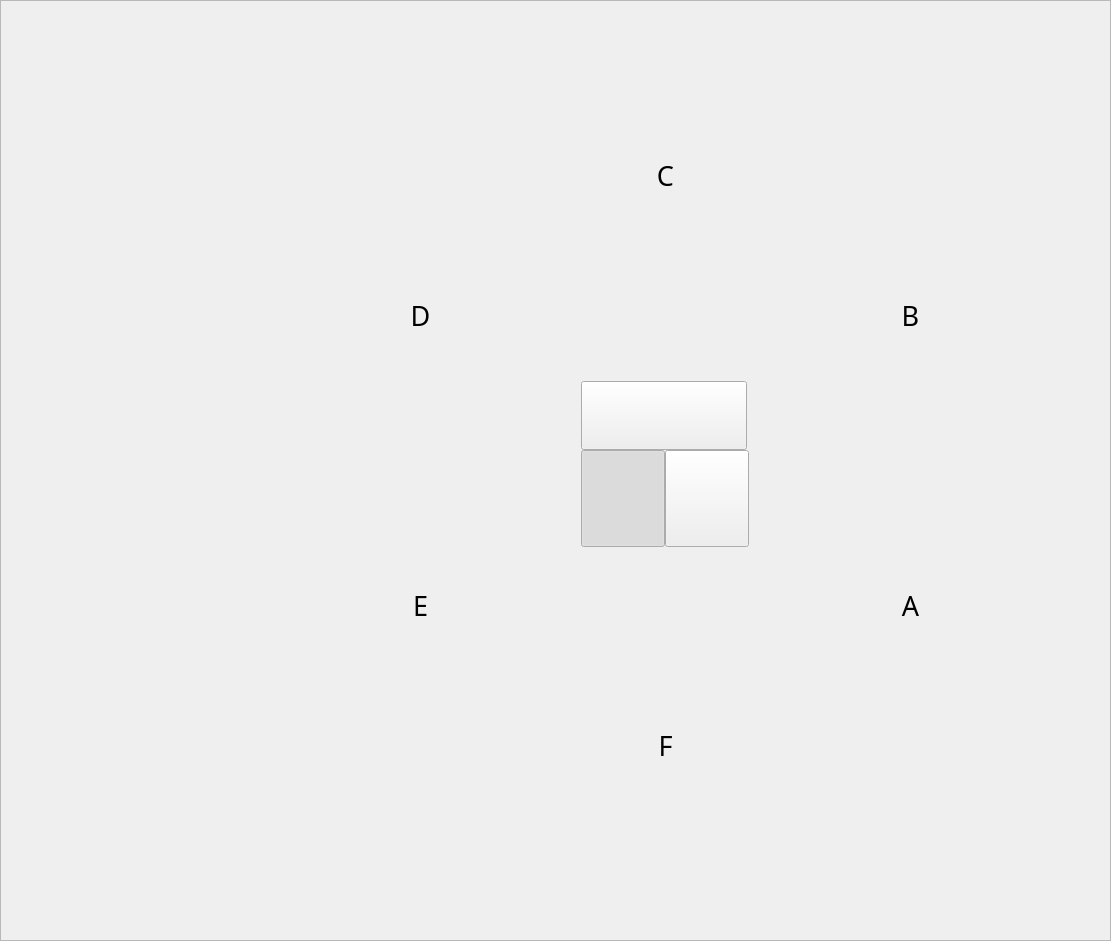
<?xml version="1.0" encoding="UTF-8"?>
<ui version="4.0">
 <class>wgtReagentPanel_6600</class>
 <widget class="QWidget" name="wgtReagentPanel_6600">
  <property name="geometry">
   <rect>
    <x>0</x>
    <y>0</y>
    <width>1111</width>
    <height>941</height>
   </rect>
  </property>
  <property name="windowTitle">
   <string>Form</string>
  </property>
  <widget class="QFrame" name="frmBg">
   <property name="geometry">
    <rect>
     <x>0</x>
     <y>0</y>
     <width>1111</width>
     <height>941</height>
    </rect>
   </property>
   <property name="styleSheet">
    <string notr="true">QFrame#frmBg{border-image: url(:/image/reagentpanel_bg_6600.png);}</string>
   </property>
   <property name="frameShape">
    <enum>QFrame::StyledPanel</enum>
   </property>
   <property name="frameShadow">
    <enum>QFrame::Raised</enum>
   </property>
   <widget class="cusReagentHole" name="B_1" native="true">
    <property name="geometry">
     <rect>
      <x>740</x>
      <y>350</y>
      <width>86</width>
      <height>86</height>
     </rect>
    </property>
   </widget>
   <widget class="cusReagentHole" name="B_2" native="true">
    <property name="geometry">
     <rect>
      <x>840</x>
      <y>350</y>
      <width>86</width>
      <height>86</height>
     </rect>
    </property>
   </widget>
   <widget class="cusReagentHole" name="B_3" native="true">
    <property name="geometry">
     <rect>
      <x>790</x>
      <y>270</y>
      <width>86</width>
      <height>86</height>
     </rect>
    </property>
   </widget>
   <widget class="cusReagentHole" name="B_4" native="true">
    <property name="geometry">
     <rect>
      <x>963</x>
      <y>373</y>
      <width>86</width>
      <height>86</height>
     </rect>
    </property>
   </widget>
   <widget class="cusReagentHole" name="SD_4" native="true">
    <property name="geometry">
     <rect>
      <x>100</x>
      <y>600</y>
      <width>86</width>
      <height>86</height>
     </rect>
    </property>
   </widget>
   <widget class="cusReagentHole" name="SD_3" native="true">
    <property name="geometry">
     <rect>
      <x>60</x>
      <y>500</y>
      <width>86</width>
      <height>86</height>
     </rect>
    </property>
   </widget>
   <widget class="cusReagentHole" name="SD_2" native="true">
    <property name="geometry">
     <rect>
      <x>60</x>
      <y>400</y>
      <width>86</width>
      <height>86</height>
     </rect>
    </property>
   </widget>
   <widget class="cusReagentHole" name="SD_1" native="true">
    <property name="geometry">
     <rect>
      <x>85</x>
      <y>300</y>
      <width>86</width>
      <height>86</height>
     </rect>
    </property>
   </widget>
   <widget class="cusReagentHole" name="C_2" native="true">
    <property name="geometry">
     <rect>
      <x>670</x>
      <y>200</y>
      <width>86</width>
      <height>86</height>
     </rect>
    </property>
   </widget>
   <widget class="cusReagentHole" name="C_3" native="true">
    <property name="geometry">
     <rect>
      <x>576</x>
      <y>200</y>
      <width>86</width>
      <height>86</height>
     </rect>
    </property>
   </widget>
   <widget class="cusReagentHole" name="B_5" native="true">
    <property name="geometry">
     <rect>
      <x>940</x>
      <y>288</y>
      <width>86</width>
      <height>86</height>
     </rect>
    </property>
   </widget>
   <widget class="cusReagentHole" name="B_6" native="true">
    <property name="geometry">
     <rect>
      <x>896</x>
      <y>213</y>
      <width>86</width>
      <height>86</height>
     </rect>
    </property>
   </widget>
   <widget class="cusReagentHole" name="C_4" native="true">
    <property name="geometry">
     <rect>
      <x>749</x>
      <y>103</y>
      <width>86</width>
      <height>86</height>
     </rect>
    </property>
   </widget>
   <widget class="cusReagentHole" name="C_5" native="true">
    <property name="geometry">
     <rect>
      <x>666</x>
      <y>78</y>
      <width>86</width>
      <height>86</height>
     </rect>
    </property>
   </widget>
   <widget class="cusReagentHole" name="C_6" native="true">
    <property name="geometry">
     <rect>
      <x>578</x>
      <y>78</y>
      <width>86</width>
      <height>86</height>
     </rect>
    </property>
   </widget>
   <widget class="cusReagentHole" name="B_7" native="true">
    <property name="geometry">
     <rect>
      <x>835</x>
      <y>152</y>
      <width>86</width>
      <height>86</height>
     </rect>
    </property>
   </widget>
   <widget class="cusReagentHole" name="A_1" native="true">
    <property name="geometry">
     <rect>
      <x>740</x>
      <y>490</y>
      <width>86</width>
      <height>86</height>
     </rect>
    </property>
   </widget>
   <widget class="cusReagentHole" name="A_2" native="true">
    <property name="geometry">
     <rect>
      <x>790</x>
      <y>570</y>
      <width>86</width>
      <height>86</height>
     </rect>
    </property>
   </widget>
   <widget class="cusReagentHole" name="C_1" native="true">
    <property name="geometry">
     <rect>
      <x>622</x>
      <y>285</y>
      <width>86</width>
      <height>86</height>
     </rect>
    </property>
   </widget>
   <widget class="cusReagentHole" name="A_3" native="true">
    <property name="geometry">
     <rect>
      <x>840</x>
      <y>490</y>
      <width>86</width>
      <height>86</height>
     </rect>
    </property>
   </widget>
   <widget class="cusReagentHole" name="A_4" native="true">
    <property name="geometry">
     <rect>
      <x>835</x>
      <y>688</y>
      <width>86</width>
      <height>86</height>
     </rect>
    </property>
   </widget>
   <widget class="cusReagentHole" name="A_5" native="true">
    <property name="geometry">
     <rect>
      <x>896</x>
      <y>627</y>
      <width>86</width>
      <height>86</height>
     </rect>
    </property>
   </widget>
   <widget class="cusReagentHole" name="A_6" native="true">
    <property name="geometry">
     <rect>
      <x>940</x>
      <y>552</y>
      <width>86</width>
      <height>86</height>
     </rect>
    </property>
   </widget>
   <widget class="cusReagentHole" name="A_7" native="true">
    <property name="geometry">
     <rect>
      <x>963</x>
      <y>467</y>
      <width>86</width>
      <height>86</height>
     </rect>
    </property>
   </widget>
   <widget class="QPushButton" name="btnDisplayKeepTime">
    <property name="geometry">
     <rect>
      <x>581</x>
      <y>381</y>
      <width>166</width>
      <height>69</height>
     </rect>
    </property>
    <property name="styleSheet">
     <string notr="true">.QPushButton{
border-image: url(:/image/rdisplay_keep_normal.png);
}
.QPushButton:checked {
border-image: url(:/image/rdisplay_keep_checked.png);
}</string>
    </property>
    <property name="text">
     <string/>
    </property>
    <property name="checkable">
     <bool>true</bool>
    </property>
    <property name="autoExclusive">
     <bool>true</bool>
    </property>
   </widget>
   <widget class="QPushButton" name="btnDisplayAmount">
    <property name="geometry">
     <rect>
      <x>581</x>
      <y>450</y>
      <width>84</width>
      <height>97</height>
     </rect>
    </property>
    <property name="styleSheet">
     <string notr="true">.QPushButton{
border-image: url(:/image/rdisplay_amount_normal.png);
}
.QPushButton:checked {
border-image: url(:/image/rdisplay_amount_checked.png);
}</string>
    </property>
    <property name="text">
     <string/>
    </property>
    <property name="checkable">
     <bool>true</bool>
    </property>
    <property name="checked">
     <bool>true</bool>
    </property>
    <property name="autoExclusive">
     <bool>true</bool>
    </property>
   </widget>
   <widget class="QPushButton" name="btnDisplayTime">
    <property name="geometry">
     <rect>
      <x>665</x>
      <y>450</y>
      <width>84</width>
      <height>97</height>
     </rect>
    </property>
    <property name="styleSheet">
     <string notr="true">.QPushButton{
border-image: url(:/image/rdisplay_time_normal.png);
}
.QPushButton:checked {
border-image: url(:/image/rdisplay_time_checked.png);
}</string>
    </property>
    <property name="text">
     <string/>
    </property>
    <property name="checkable">
     <bool>true</bool>
    </property>
    <property name="autoExclusive">
     <bool>true</bool>
    </property>
   </widget>
   <widget class="cusReagentHole" name="C_7" native="true">
    <property name="geometry">
     <rect>
      <x>493</x>
      <y>103</y>
      <width>86</width>
      <height>86</height>
     </rect>
    </property>
   </widget>
   <widget class="cusReagentHole" name="D_1" native="true">
    <property name="geometry">
     <rect>
      <x>504</x>
      <y>350</y>
      <width>86</width>
      <height>86</height>
     </rect>
    </property>
   </widget>
   <widget class="cusReagentHole" name="D_2" native="true">
    <property name="geometry">
     <rect>
      <x>454</x>
      <y>270</y>
      <width>86</width>
      <height>86</height>
     </rect>
    </property>
   </widget>
   <widget class="cusReagentHole" name="D_3" native="true">
    <property name="geometry">
     <rect>
      <x>404</x>
      <y>350</y>
      <width>86</width>
      <height>86</height>
     </rect>
    </property>
   </widget>
   <widget class="cusReagentHole" name="D_4" native="true">
    <property name="geometry">
     <rect>
      <x>409</x>
      <y>152</y>
      <width>86</width>
      <height>86</height>
     </rect>
    </property>
   </widget>
   <widget class="cusReagentHole" name="D_5" native="true">
    <property name="geometry">
     <rect>
      <x>348</x>
      <y>213</y>
      <width>86</width>
      <height>86</height>
     </rect>
    </property>
   </widget>
   <widget class="cusReagentHole" name="D_6" native="true">
    <property name="geometry">
     <rect>
      <x>304</x>
      <y>288</y>
      <width>86</width>
      <height>86</height>
     </rect>
    </property>
   </widget>
   <widget class="cusReagentHole" name="D_7" native="true">
    <property name="geometry">
     <rect>
      <x>281</x>
      <y>373</y>
      <width>86</width>
      <height>86</height>
     </rect>
    </property>
   </widget>
   <widget class="cusReagentHole" name="E_1" native="true">
    <property name="geometry">
     <rect>
      <x>504</x>
      <y>490</y>
      <width>86</width>
      <height>86</height>
     </rect>
    </property>
   </widget>
   <widget class="cusReagentHole" name="E_2" native="true">
    <property name="geometry">
     <rect>
      <x>404</x>
      <y>490</y>
      <width>86</width>
      <height>86</height>
     </rect>
    </property>
   </widget>
   <widget class="cusReagentHole" name="E_3" native="true">
    <property name="geometry">
     <rect>
      <x>454</x>
      <y>570</y>
      <width>86</width>
      <height>86</height>
     </rect>
    </property>
   </widget>
   <widget class="cusReagentHole" name="E_4" native="true">
    <property name="geometry">
     <rect>
      <x>281</x>
      <y>467</y>
      <width>86</width>
      <height>86</height>
     </rect>
    </property>
   </widget>
   <widget class="cusReagentHole" name="E_5" native="true">
    <property name="geometry">
     <rect>
      <x>304</x>
      <y>552</y>
      <width>86</width>
      <height>86</height>
     </rect>
    </property>
   </widget>
   <widget class="cusReagentHole" name="E_6" native="true">
    <property name="geometry">
     <rect>
      <x>348</x>
      <y>627</y>
      <width>86</width>
      <height>86</height>
     </rect>
    </property>
   </widget>
   <widget class="cusReagentHole" name="E_7" native="true">
    <property name="geometry">
     <rect>
      <x>409</x>
      <y>688</y>
      <width>86</width>
      <height>86</height>
     </rect>
    </property>
   </widget>
   <widget class="cusReagentHole" name="F_1" native="true">
    <property name="geometry">
     <rect>
      <x>620</x>
      <y>555</y>
      <width>86</width>
      <height>86</height>
     </rect>
    </property>
   </widget>
   <widget class="cusReagentHole" name="F_2" native="true">
    <property name="geometry">
     <rect>
      <x>576</x>
      <y>640</y>
      <width>86</width>
      <height>86</height>
     </rect>
    </property>
   </widget>
   <widget class="cusReagentHole" name="F_3" native="true">
    <property name="geometry">
     <rect>
      <x>670</x>
      <y>640</y>
      <width>86</width>
      <height>86</height>
     </rect>
    </property>
   </widget>
   <widget class="cusReagentHole" name="F_4" native="true">
    <property name="geometry">
     <rect>
      <x>493</x>
      <y>737</y>
      <width>86</width>
      <height>86</height>
     </rect>
    </property>
   </widget>
   <widget class="cusReagentHole" name="F_5" native="true">
    <property name="geometry">
     <rect>
      <x>578</x>
      <y>762</y>
      <width>86</width>
      <height>86</height>
     </rect>
    </property>
   </widget>
   <widget class="cusReagentHole" name="F_6" native="true">
    <property name="geometry">
     <rect>
      <x>666</x>
      <y>762</y>
      <width>86</width>
      <height>86</height>
     </rect>
    </property>
   </widget>
   <widget class="cusReagentHole" name="F_7" native="true">
    <property name="geometry">
     <rect>
      <x>749</x>
      <y>737</y>
      <width>86</width>
      <height>86</height>
     </rect>
    </property>
   </widget>
   <widget class="QLabel" name="label">
    <property name="geometry">
     <rect>
      <x>890</x>
      <y>590</y>
      <width>41</width>
      <height>31</height>
     </rect>
    </property>
    <property name="font">
     <font>
      <family>黑体</family>
      <pointsize>20</pointsize>
     </font>
    </property>
    <property name="text">
     <string>A</string>
    </property>
    <property name="alignment">
     <set>Qt::AlignCenter</set>
    </property>
   </widget>
   <widget class="QLabel" name="label_2">
    <property name="geometry">
     <rect>
      <x>890</x>
      <y>300</y>
      <width>41</width>
      <height>31</height>
     </rect>
    </property>
    <property name="font">
     <font>
      <family>黑体</family>
      <pointsize>20</pointsize>
     </font>
    </property>
    <property name="text">
     <string>B</string>
    </property>
    <property name="alignment">
     <set>Qt::AlignCenter</set>
    </property>
   </widget>
   <widget class="QLabel" name="label_3">
    <property name="geometry">
     <rect>
      <x>645</x>
      <y>160</y>
      <width>41</width>
      <height>31</height>
     </rect>
    </property>
    <property name="font">
     <font>
      <family>黑体</family>
      <pointsize>20</pointsize>
     </font>
    </property>
    <property name="text">
     <string>C</string>
    </property>
    <property name="alignment">
     <set>Qt::AlignCenter</set>
    </property>
   </widget>
   <widget class="QLabel" name="label_4">
    <property name="geometry">
     <rect>
      <x>400</x>
      <y>590</y>
      <width>41</width>
      <height>31</height>
     </rect>
    </property>
    <property name="font">
     <font>
      <family>黑体</family>
      <pointsize>20</pointsize>
     </font>
    </property>
    <property name="text">
     <string>E</string>
    </property>
    <property name="alignment">
     <set>Qt::AlignCenter</set>
    </property>
   </widget>
   <widget class="QLabel" name="label_5">
    <property name="geometry">
     <rect>
      <x>400</x>
      <y>300</y>
      <width>41</width>
      <height>31</height>
     </rect>
    </property>
    <property name="font">
     <font>
      <family>黑体</family>
      <pointsize>20</pointsize>
     </font>
    </property>
    <property name="text">
     <string>D</string>
    </property>
    <property name="alignment">
     <set>Qt::AlignCenter</set>
    </property>
   </widget>
   <widget class="QLabel" name="label_6">
    <property name="geometry">
     <rect>
      <x>645</x>
      <y>730</y>
      <width>41</width>
      <height>31</height>
     </rect>
    </property>
    <property name="font">
     <font>
      <family>黑体</family>
      <pointsize>20</pointsize>
     </font>
    </property>
    <property name="text">
     <string>F</string>
    </property>
    <property name="alignment">
     <set>Qt::AlignCenter</set>
    </property>
   </widget>
  </widget>
 </widget>
 <customwidgets>
  <customwidget>
   <class>cusReagentHole</class>
   <extends>QWidget</extends>
   <header>cusreagenthole.h</header>
   <container>1</container>
  </customwidget>
 </customwidgets>
 <resources/>
 <connections/>
</ui>
